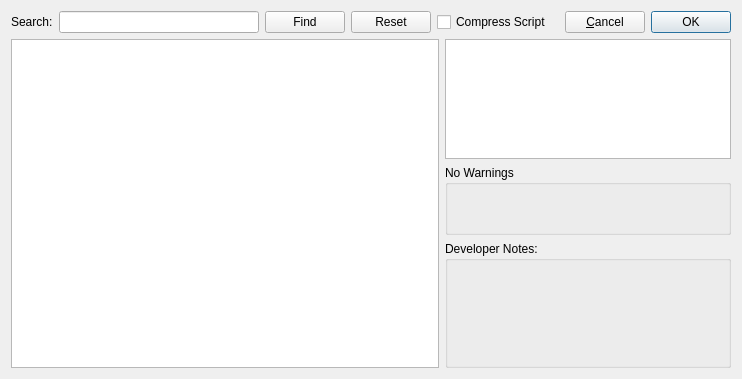
<?xml version="1.0" encoding="UTF-8"?>
<ui version="4.0">
 <class>WBQtCondActDialog</class>
 <widget class="QDialog" name="WBQtCondActDialog">
  <layout class="QVBoxLayout" name="rootLayout" stretch="0,1">
   <item>
    <layout class="QHBoxLayout" name="topRow">
     <item>
      <widget class="QLabel" name="searchLabel">
       <property name="text">
        <string>Search:</string>
       </property>
      </widget>
     </item>
     <item>
      <widget class="QLineEdit" name="searchEdit">
       <property name="minimumSize">
        <size>
         <width>200</width>
         <height>0</height>
        </size>
       </property>
      </widget>
     </item>
     <item>
      <widget class="QPushButton" name="findBtn">
       <property name="text">
        <string>Find</string>
       </property>
       <property name="autoDefault">
        <bool>false</bool>
       </property>
      </widget>
     </item>
     <item>
      <widget class="QPushButton" name="resetBtn">
       <property name="text">
        <string>Reset</string>
       </property>
       <property name="autoDefault">
        <bool>false</bool>
       </property>
      </widget>
     </item>
     <item>
      <widget class="QCheckBox" name="compressCheck">
       <property name="text">
        <string>Compress Script</string>
       </property>
      </widget>
     </item>
     <item>
      <spacer name="topSpacer">
       <property name="orientation">
        <enum>Qt::Horizontal</enum>
       </property>
      </spacer>
     </item>
     <item>
      <widget class="QPushButton" name="cancelBtn">
       <property name="text">
        <string>&amp;Cancel</string>
       </property>
       <property name="autoDefault">
        <bool>false</bool>
       </property>
      </widget>
     </item>
     <item>
      <widget class="QPushButton" name="okBtn">
       <property name="text">
        <string>OK</string>
       </property>
       <property name="default">
        <bool>true</bool>
       </property>
      </widget>
     </item>
    </layout>
   </item>
   <item>
    <layout class="QHBoxLayout" name="contentLay" stretch="3,2">
     <item>
      <widget class="QTreeWidget" name="tree">
       <property name="headerHidden">
        <bool>true</bool>
       </property>
      </widget>
     </item>
     <item>
      <layout class="QVBoxLayout" name="rightLay" stretch="1,0,2">
       <item>
        <widget class="QTextBrowser" name="sentence">
         <property name="minimumSize">
          <size>
           <width>0</width>
           <height>120</height>
          </size>
         </property>
         <property name="openLinks">
          <bool>false</bool>
         </property>
        </widget>
       </item>
       <item>
        <widget class="QGroupBox" name="warningsBox">
         <property name="title">
          <string>No Warnings</string>
         </property>
         <property name="minimumSize">
          <size>
           <width>0</width>
           <height>70</height>
          </size>
         </property>
         <layout class="QVBoxLayout" name="warnLay">
          <item>
           <widget class="QLabel" name="warningsLabel">
            <property name="wordWrap">
             <bool>true</bool>
            </property>
            <property name="alignment">
             <set>Qt::AlignLeft|Qt::AlignTop</set>
            </property>
           </widget>
          </item>
         </layout>
        </widget>
       </item>
       <item>
        <widget class="QGroupBox" name="helpBox">
         <property name="title">
          <string>Developer Notes:</string>
         </property>
         <layout class="QVBoxLayout" name="helpLay" stretch="1">
          <item>
           <widget class="QLabel" name="helpLabel">
            <property name="wordWrap">
             <bool>true</bool>
            </property>
            <property name="alignment">
             <set>Qt::AlignLeft|Qt::AlignTop</set>
            </property>
           </widget>
          </item>
         </layout>
        </widget>
       </item>
      </layout>
     </item>
    </layout>
   </item>
  </layout>
 </widget>
 <resources/>
 <connections/>
</ui>
